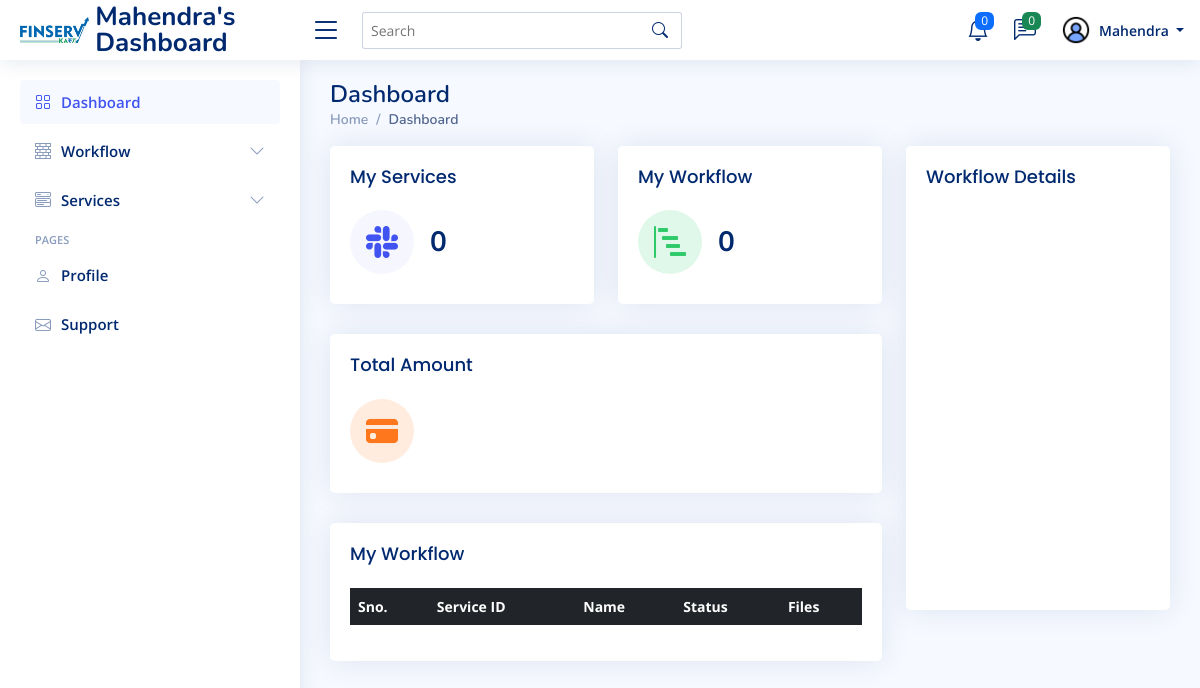
/customer/dashboard.php (signed in), run on the app's committed database.
### tables this page shows
CREATE TABLE `customer` (
  `id` int(11) NOT NULL,
  `CustID` varchar(100) DEFAULT NULL,
  `fname` varchar(100) DEFAULT NULL,
  `lname` varchar(100) DEFAULT NULL,
  `email` varchar(200) DEFAULT NULL,
  `phone` varchar(255) DEFAULT NULL,
  `password` varchar(20) DEFAULT NULL,
  `referral` varchar(50) DEFAULT NULL,
  `regDate` varchar(50) DEFAULT NULL,
  `CProfile` varchar(255) DEFAULT NULL,
  `address` varchar(255) DEFAULT NULL,
  `fb` varchar(255) DEFAULT NULL,
  `insta` varchar(255) DEFAULT NULL,
  `linkedin` varchar(255) DEFAULT NULL,
  `twitter` varchar(255) DEFAULT NULL,
  `whatsapp` varchar(255) DEFAULT NULL,
  `IFSE` varchar(100) DEFAULT NULL,
  `bank` varchar(100) DEFAULT NULL,
  `branch` varchar(100) DEFAULT NULL,
  `ACNo` varchar(100) DEFAULT NULL
);

### customer/dashboard.php (the view, shortened to what this page needs)
<?php session_start();
   include_once('../include/config.php');
   $userid=$_SESSION['id'];
   $query=mysqli_query($con,"select * from customer where id='$userid'");
   while($result=mysqli_fetch_array($query))
   {
       $CustID = $result['CustID'];
   ?>
<!DOCTYPE html>
<html lang="en">
   <head>
      <link href="assets/vendor/bootstrap/css/bootstrap.min.css" rel="stylesheet">
      <link href="assets/vendor/bootstrap-icons/bootstrap-icons.css" rel="stylesheet">
      <link href="assets/vendor/boxicons/css/boxicons.min.css" rel="stylesheet">
      <link href="assets/vendor/quill/quill.snow.css" rel="stylesheet">
      <link href="assets/vendor/quill/quill.bubble.css" rel="stylesheet">
      <link href="assets/vendor/remixicon/remixicon.css" rel="stylesheet">
      <link href="assets/vendor/simple-datatables/style.css" rel="stylesheet">
      <link href="assets/css/style.css" rel="stylesheet">
   </head>
   <body>
      <?php include("include/header.php"); ?>
      <?php include("include/sider.php"); ?>
      <main id="main" class="main">
         <div class="pagetitle">
            <h1>Dashboard</h1>
            <nav>
               <ol class="breadcrumb">
                  <li class="breadcrumb-item"><a href="dashboard.php">Home</a></li>
                  <li class="breadcrumb-item active">Dashboard</li>
               </ol>
            </nav>
         </div>
         <section class="section dashboard">
            <div class="row">
               <div class="col-lg-8">
                  <div class="row">
                     <div class="col-xxl-4 col-md-6">
                        <div class="card info-card sales-card">
                           <div class="card-body">
                              <h5 class="card-title">My Services</h5>
                              <?php
                                 $query = mysqli_query($con, "SELECT COUNT(*) FROM srv_tranaction WHERE CustID = '$CustID'");
                                 $services = mysqli_fetch_row($query)[0];
                                 ?>
                              <div class="d-flex align-items-center">
                                 <div class="card-icon rounded-circle d-flex align-items-center justify-content-center">
                                    <i class="bi bi-slack"></i>
                                 </div>
                                 <div class="ps-3">
                                    <h6><?php echo $services;?></h6>
                                 </div>
                              </div>
                           </div>
                        </div>
                     </div>
                     <div class="col-xxl-4 col-md-6">
                        <div class="card info-card revenue-card">
                           <div class="card-body">
                              <h5 class="card-title">My Workflow</span></h5>
                              <?php
                                 $query2 = mysqli_query($con, "SELECT COUNT(*) FROM workflow WHERE CustID = '$CustID'");
                                 $workflow = mysqli_fetch_row($query2)[0];
                                 ?>
                              <div class="d-flex align-items-center">
                                 <div class="card-icon rounded-circle d-flex align-items-center justify-content-center">
                                    <i class="bi bi-bar-chart-steps"></i>
                                 </div>
                                 <div class="ps-3">
                                    <h6><?php echo $workflow;?></h6>
                                 </div>
                              </div>
                           </div>
                        </div>
                     </div>
                     <div class="col-xxl-4 col-xl-12">
                        <div class="card info-card customers-card">
                           <div class="card-body">
                              <h5 class="card-title">Total Amount</span></h5>
                              <div class="d-flex align-items-center">
                                 <div class="card-icon rounded-circle d-flex align-items-center justify-content-center">
                                    <i class="bi bi-credit-card-fill"></i>
                                 </div>
                              </div>
                           </div>
                        </div>
                     </div>
                     <div class="col-12">
                        <div class="card recent-sales overflow-auto">
                           <div class="card-body">
                              <h5 class="card-title">My Workflow</h5>
                              <table id="datatablesSimple" class="table table-borderless datatable">
                                 <thead class="table-dark">
                                    <tr>
                                       <th>Sno.</th>
                                       <th>Service ID</th>
                                       <th>Name</th>
                                       <th>Status</th>
                                       <th>Files</th>
                                    </tr>
                                 </thead>
                              </table>
                           </div>
                        </div>
                     </div>
                  </div>
               </div>
               <div class="col-lg-4">
                  <div class="card">
                     <div class="card-body pb-0">
                        <h5 class="card-title">Workflow Details</h5>
                        <div id="trafficChart" style="min-height: 400px;" class="echart"></div>
                     </div>
                  </div>
               </div>
            </div>
         </section>
      </main>
   </body>
</html>
<?php } ?>

### customer/include/header.php (shortened to what this page needs)
<?php session_start();
   include_once('../include/config.php');
?>
  <?php
  $userid=$_SESSION['id'];
  $query=mysqli_query($con,"select * from customer where id='$userid'");
  while($result=mysqli_fetch_array($query))
  {?>
  <header id="header" class="header fixed-top d-flex align-items-center">
    <div class="d-flex align-items-center justify-content-between">
      <a href="dashboard.php" class="logo d-flex align-items-center">
        <img src="include/logo.webp" alt="">
        <span class="d-none d-lg-block"><?php echo $result['fname'];?>'s Dashboard</span>
      </a>
      <i class="bi bi-list toggle-sidebar-btn"></i>
    </div>
    <div class="search-bar">
      <form class="search-form d-flex align-items-center" method="POST" action="#">
        <input type="text" name="query" placeholder="Search" title="Enter search keyword">
        <button type="submit" title="Search"><i class="bi bi-search"></i></button>
      </form>
    </div>
    <nav class="header-nav ms-auto">
      <ul class="d-flex align-items-center">
        <li class="nav-item dropdown">
          <a class="nav-link nav-icon" href="#" data-bs-toggle="dropdown">
            <i class="bi bi-bell"></i>
            <span class="badge bg-primary badge-number">0</span>
          </a>
        </li>
        <li class="nav-item dropdown">
          <a class="nav-link nav-icon" href="#" data-bs-toggle="dropdown">
            <i class="bi bi-chat-left-text"></i>
            <span class="badge bg-success badge-number">0</span>
          </a>
        </li>
        <li class="nav-item dropdown pe-3">
          <a class="nav-link nav-profile d-flex align-items-center pe-0" href="#" data-bs-toggle="dropdown">
            <?php $profileImage = empty($result['CProfile']) ? 'assets/profile/avatar.png' : 'assets/profile/' . $result['CProfile'];?>
            <img src="<?php echo $profileImage; ?>" alt="Profile" class="rounded-circle" height="30" width="30" style="object-fit: cover;">
            <span class="d-none d-md-block dropdown-toggle ps-2">
            <?php echo $result['fname'];?>
            </span>
          </a>
        </li>
      </ul>
    </nav>
  </header>
  <?php } ?>

### customer/include/sider.php (shortened to what this page needs)
<aside id="sidebar" class="sidebar">
  <ul class="sidebar-nav" id="sidebar-nav">
    <li class="nav-item">
      <a class="nav-link " href="dashboard.php">
        <i class="bi bi-grid"></i>
        <span>Dashboard</span>
      </a>
    </li>
    <li class="nav-item">
      <a class="nav-link collapsed" data-bs-target="#work-nav" data-bs-toggle="collapse" href="#">
        <i class="bi bi-bricks"></i><span>Workflow</span>
        <i class="bi bi-chevron-down ms-auto"></i>
      </a>
    </li>
    <li class="nav-item">
      <a class="nav-link collapsed" data-bs-target="#components-nav" data-bs-toggle="collapse" href="#">
        <i class="bi bi-menu-button-wide"></i><span>Services</span>
        <i class="bi bi-chevron-down ms-auto"></i>
      </a>
    </li>
    <li class="nav-heading">Pages</li>
    <li class="nav-item">
      <a class="nav-link collapsed" href="profile.php">
        <i class="bi bi-person"></i>
        <span>Profile</span>
      </a>
    </li>
    <li class="nav-item">
      <a class="nav-link collapsed" href="support.php">
        <i class="bi bi-envelope"></i>
        <span>Support</span>
      </a>
    </li>
  </ul>
</aside>

### customer/assets/css/style.css (style rules this page uses)
:root { scroll-behavior: smooth; }
body { font-family: "Open Sans", sans-serif; background: #f6f9ff; color: #444444; }
a { color: #4154f1; text-decoration: none; }
h1, h2, h3, h4, h5, h6 { font-family: "Nunito", sans-serif; }
#main { margin-top: 60px; padding: 20px 30px; transition: all 0.3s; }
.pagetitle { margin-bottom: 10px; }
.pagetitle h1 { font-size: 24px; margin-bottom: 0; font-weight: 600; color: #012970; }
.card { margin-bottom: 30px; border: none; border-radius: 5px; box-shadow: 0px 0 30px rgba(1, 41, 112, 0.1); }
.card-title { padding: 20px 0 15px 0; font-size: 18px; font-weight: 500; color: #012970; font-family: "Poppins", sans-serif; }
.card-body { padding: 0 20px 20px 20px; }
.breadcrumb { font-size: 14px; font-family: "Nunito", sans-serif; color: #899bbd; font-weight: 600; }
.breadcrumb a { color: #899bbd; transition: 0.3s; }
.breadcrumb .breadcrumb-item::before { color: #899bbd; }
.breadcrumb .active { color: #51678f; font-weight: 600; }
.logo { line-height: 1; }
@media (min-width: 1200px) { .logo { width: 280px; } }
.logo img { max-height: 26px; margin-right: 6px; }
.logo span { font-size: 26px; font-weight: 700; color: #012970; font-family: "Nunito", sans-serif; }
.header { transition: all 0.5s; z-index: 997; height: 60px; box-shadow: 0px 2px 20px rgba(1, 41, 112, 0.1); background-color: #fff; padding-left: 20px; }
.header .toggle-sidebar-btn { font-size: 32px; padding-left: 10px; cursor: pointer; color: #012970; }
.header .search-bar { min-width: 360px; padding: 0 20px; }
.header .search-form { width: 100%; }
.header .search-form input { border: 0; font-size: 14px; color: #012970; border: 1px solid rgba(1, 41, 112, 0.2); padding: 7px 38px 7px 8px; border-radius: 3px; transition: 0.3s; width: 100%; }
.header .search-form button { border: 0; padding: 0; margin-left: -30px; background: none; }
.header .search-form button i { color: #012970; }
.header-nav ul { list-style: none; }
.header-nav>ul { margin: 0; padding: 0; }
.header-nav .nav-icon { font-size: 22px; color: #012970; margin-right: 25px; position: relative; }
.header-nav .nav-profile { color: #012970; }
.header-nav .nav-profile img { max-height: 36px; }
.header-nav .nav-profile span { font-size: 14px; font-weight: 600; }
.header-nav .badge-number { position: absolute; inset: -2px -5px auto auto; font-weight: normal; font-size: 12px; padding: 3px 6px; }
.sidebar { position: fixed; top: 60px; left: 0; bottom: 0; width: 300px; z-index: 996; transition: all 0.3s; padding: 20px; overflow-y: auto; scrollbar-width: thin; scrollbar-color: #aab7cf transparent; box-shadow: 0px 0px 20px rgba(1, 41, 112, 0.1); background-color: #fff; }
@media (min-width: 1200px) { #main, #footer { margin-left: 300px; } }
.sidebar-nav { padding: 0; margin: 0; list-style: none; }
.sidebar-nav li { padding: 0; margin: 0; list-style: none; }
.sidebar-nav .nav-item { margin-bottom: 5px; }
.sidebar-nav .nav-heading { font-size: 11px; text-transform: uppercase; color: #899bbd; font-weight: 600; margin: 10px 0 5px 15px; }
.sidebar-nav .nav-link { display: flex; align-items: center; font-size: 15px; font-weight: 600; color: #4154f1; transition: 0.3; background: #f6f9ff; padding: 10px 15px; border-radius: 4px; }
.sidebar-nav .nav-link i { font-size: 16px; margin-right: 10px; color: #4154f1; }
.sidebar-nav .nav-link.collapsed { color: #012970; background: #fff; }
.sidebar-nav .nav-link.collapsed i { color: #899bbd; }
.sidebar-nav .nav-link .bi-chevron-down { margin-right: 0; transition: transform 0.2s ease-in-out; }
.dashboard .info-card { padding-bottom: 10px; }
.dashboard .info-card h6 { font-size: 28px; color: #012970; font-weight: 700; margin: 0; padding: 0; }
.dashboard .card-icon { font-size: 32px; line-height: 0; width: 64px; height: 64px; flex-shrink: 0; flex-grow: 0; }
.dashboard .sales-card .card-icon { color: #4154f1; background: #f6f6fe; }
.dashboard .revenue-card .card-icon { color: #2eca6a; background: #e0f8e9; }
.dashboard .customers-card .card-icon { color: #ff771d; background: #ffecdf; }
.dashboard .recent-sales { font-size: 14px; }
.dashboard .recent-sales .table thead { background: #f6f6fe; }
.dashboard .recent-sales .table thead th { border: 0; }

### data on the page
customer: fname "Mahendra", CProfile (placeholder picture), services "0", workflow "0"
